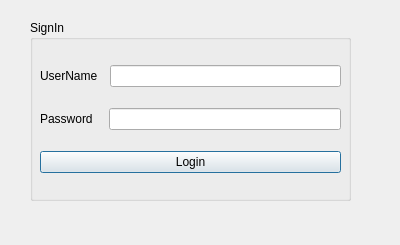
<?xml version="1.0" encoding="UTF-8"?>
<ui version="4.0">
 <class>Login</class>
 <widget class="QDialog" name="Login">
  <property name="geometry">
   <rect>
    <x>0</x>
    <y>0</y>
    <width>400</width>
    <height>245</height>
   </rect>
  </property>
  <property name="windowTitle">
   <string>Dialog</string>
  </property>
  <widget class="QGroupBox" name="groupBox">
   <property name="geometry">
    <rect>
     <x>30</x>
     <y>20</y>
     <width>321</width>
     <height>181</height>
    </rect>
   </property>
   <property name="title">
    <string>SignIn</string>
   </property>
   <widget class="QWidget" name="layoutWidget">
    <property name="geometry">
     <rect>
      <x>10</x>
      <y>30</y>
      <width>301</width>
      <height>141</height>
     </rect>
    </property>
    <layout class="QVBoxLayout" name="verticalLayout">
     <item>
      <layout class="QHBoxLayout" name="horizontalLayout">
       <item>
        <widget class="QLabel" name="label">
         <property name="text">
          <string>UserName  </string>
         </property>
        </widget>
       </item>
       <item>
        <widget class="QLineEdit" name="lineEdit_username"/>
       </item>
      </layout>
     </item>
     <item>
      <layout class="QHBoxLayout" name="horizontalLayout_2">
       <item>
        <widget class="QLabel" name="label_2">
         <property name="text">
          <string>Password   </string>
         </property>
        </widget>
       </item>
       <item>
        <widget class="QLineEdit" name="lineEdit_password">
         <property name="echoMode">
          <enum>QLineEdit::Password</enum>
         </property>
        </widget>
       </item>
      </layout>
     </item>
     <item>
      <widget class="QPushButton" name="pushButton">
       <property name="text">
        <string>Login</string>
       </property>
      </widget>
     </item>
    </layout>
   </widget>
  </widget>
 </widget>
 <resources/>
 <connections/>
</ui>
